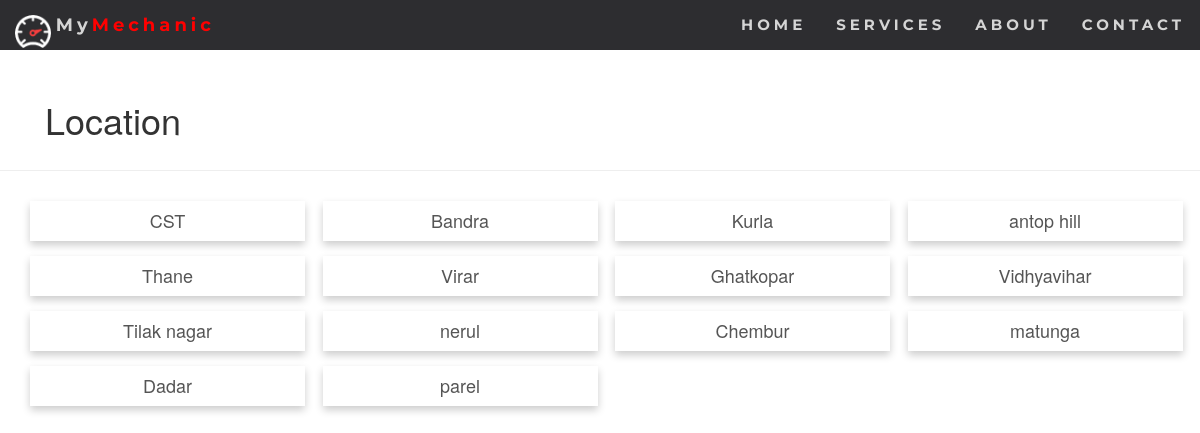
/select_location.php (signed in), run on the app's committed database.
### tables this page shows
CREATE TABLE `location` (
  `loc_id` int(11) NOT NULL,
  `location` varchar(80) NOT NULL
);

### select_location.php (the view, shortened to what this page needs)
<!DOCTYPE html>
<html lang="en">
<head>
    <link rel="stylesheet" href="https://maxcdn.bootstrapcdn.com/bootstrap/3.4.1/css/bootstrap.min.css">
</head>
<body>
 <nav class="navbar navbar-default navbar-fixed-top">
    <div class="container-fluid">
        <div class="navbar-header">
            <a class="navbar-brand" href=""><img src="img/logo.png" style="height: 33px"></a>
            <a class="navbar-brand" href="" style="padding-left:5px">My<span class="logocolor">Mechanic</span></a>
        </div>
        <div class="collapse navbar-collapse" id="myNavbar">
        <ul class="nav navbar-nav navbar-right">
         <li><a href="#myPage">HOME</a></li>
         <li><a href="#band">SERVICES</a></li>
         <li><a href="#tour">ABOUT</a></li>
         <li><a href="#contact">CONTACT</a></li>
        </div>
  </div>
     </div></nav>
     <br>
     <br>
<div class ="container-fluid header">
    <div class="col-sm-12">
      <div class="col-sm-3">
         <h1>Location</h1>
        </div>
    </div>
</div>
    <hr>
<div class="conatiner body">
<div class="col-sm-12">
    <?php
        include("DBconfig.php");
        $query = "SELECT * FROM location";
        $result = $conn->query($query);
        foreach($result as $locations){
            echo'<div class="col-sm-3 mar-bot" >
                    <div class="card" onclick="go_to_cars('.$locations["loc_id"].', \''.$locations["location"].'\')">
                        <h4 class="card-title">'.$locations["location"].'</h4>
                    </div>
                </div>';
        }
    ?>
</div>
</div>
</body>
</html>

### select_location.php (style rules this page uses)
.navbar { font-family: Montserrat, sans-serif; margin-bottom: 0; background-color: #2d2d30; border: 0; font-size: 15px !important; letter-spacing: 4px; opacity: 1.0; font-weight: bold; }
.navbar li a, .navbar .navbar-brand { color: #d5d5d5 !important; }
.logocolor { color: #FF0000; }
.header { padding-top: 40px; }
.body { padding-top:10px; }
.card { box-shadow: 0 4px 8px 0 rgba(0,0,0,0.2); transition: 0.3; width:275px; height: 40px; }
.card-title { margin: 0px; padding-top: 10px; padding-bottom: 10px; background: #fff; color: #555; text-align: center; }
.mar-bot { margin-bottom:15px; }

### data on the page
location: location "CST"
location: location "Bandra"
location: location "Kurla"
location: location "antop hill"
location: location "Thane"
location: location "Virar"
location: location "Ghatkopar"
location: location "Vidhyavihar"
location: location "Tilak nagar"
location: location "nerul"
location: location "Chembur"
location: location "matunga"
location: location "Dadar"
location: location "parel"
